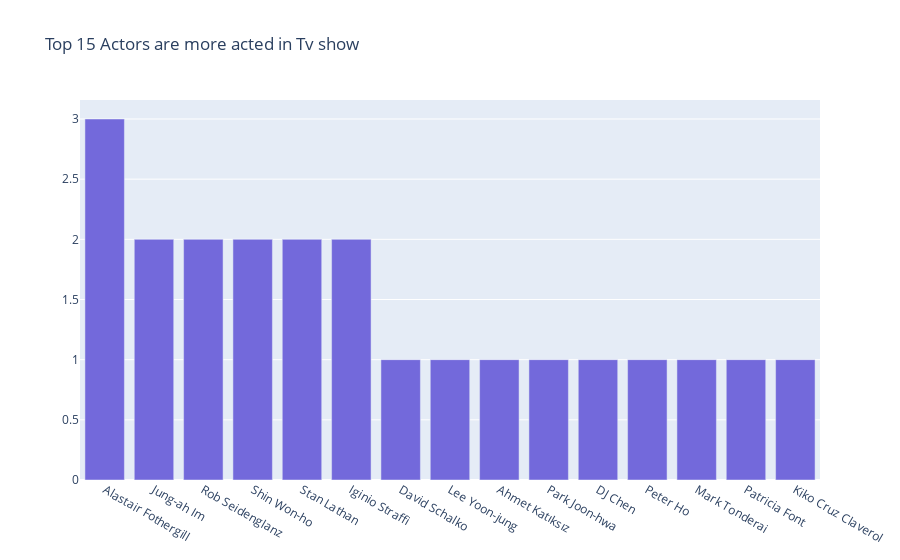

Write notebook code for a chart like this one.
### Markdown cell above
30 - Draw a Figure about calculating top 10 director are more managed in tv show

### Code cell
netflix_df_top_10_director = netflix_df[netflix_df["type"] == "TV Show"]

categories = ", ".join(netflix_df_top_10_director['director']).split(", ")
counter_list = Counter(categories).most_common(15)
counter_list.sort(key=itemgetter(1))
labels = [_[0] for _ in counter_list][::-1]
values = [_[1] for _ in counter_list][::-1]
trace1 = go.Bar(y=values, 
                x=labels, 
                orientation="v",
                marker=dict(color='#7369db'))

data1 = [trace1]
layout = go.Layout(title="Top 15 Actors are more acted in Tv show")
fig = go.Figure(data1, layout=layout)
pio.write_image(fig, "images/image16.png")
fig.show()

### Figure 1 — Plotly figure (JSON) as saved in the notebook; plotly's stock layout.template omitted (floating-point values rounded to 4 significant figures)
{"data": [{"marker": {"color": "#7369db"}, "orientation": "v", "type": "bar", "x": ["Alastair Fothergill", "Jung-ah Im", "Rob Seidenglanz", "Shin Won-ho", "Stan Lathan", "Iginio Straffi", "David Schalko", "Lee Yoon-jung", "Ahmet Katıksız", "Park Joon-hwa", "DJ Chen", "Peter Ho", "Mark Tonderai", "Patricia Font", "Kiko Cruz Claverol"], "y": [3, 2, 2, 2, 2, 2, 1, 1, 1, 1, 1, 1, 1, 1, 1]}], "layout": {"title": {"text": "Top 15 Actors are more acted in Tv show"}}}
